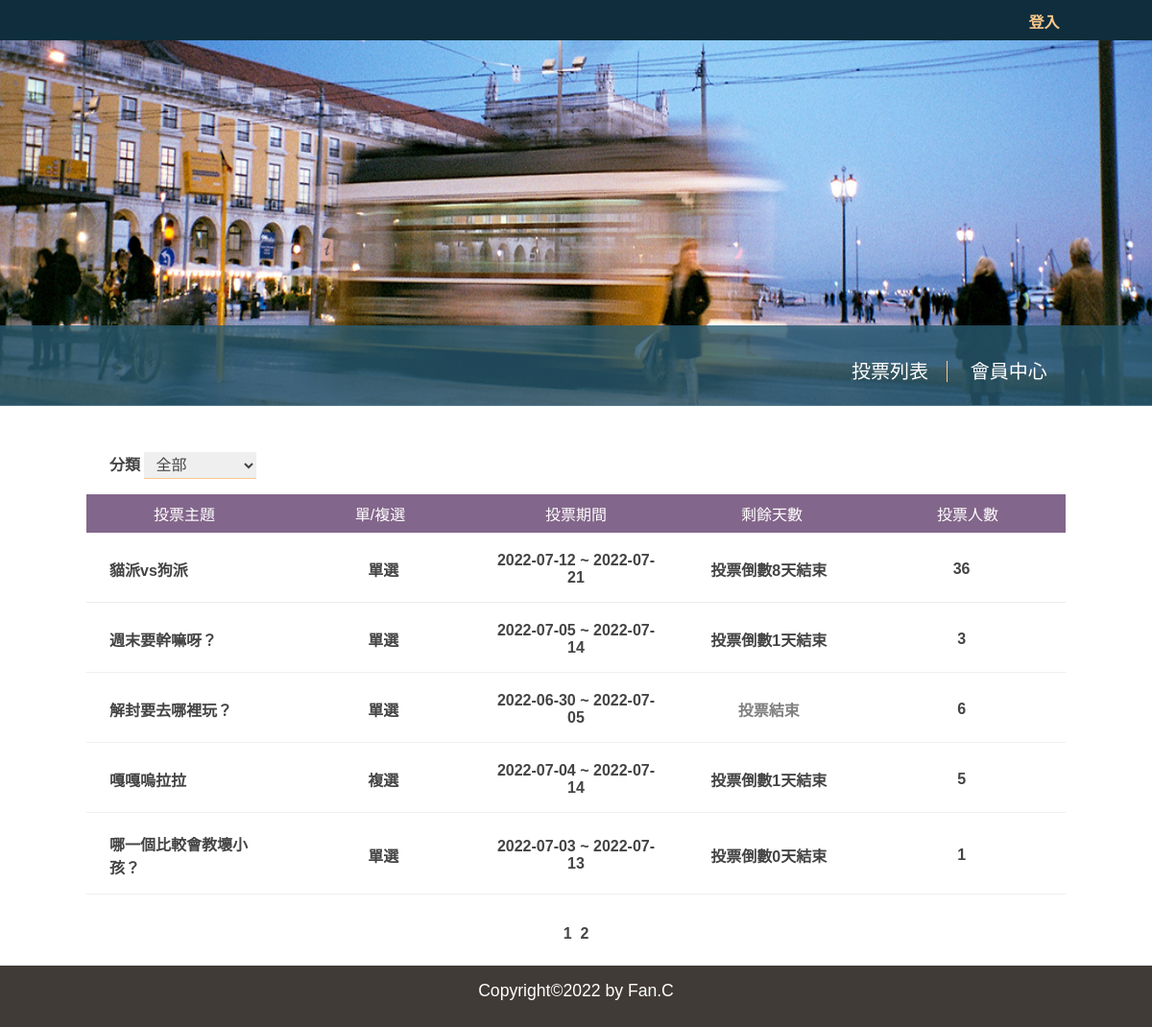
The page / on the database its author committed.
### tables this page shows
CREATE TABLE `subjects` (
  `id` int(11) UNSIGNED NOT NULL COMMENT '序號',
  `subject` varchar(128) NOT NULL COMMENT '主題描述',
  `type_id` int(11) UNSIGNED NOT NULL,
  `multiple` tinyint(1) NOT NULL DEFAULT 0 COMMENT '單/複選',
  `multi_limit` tinyint(2) NOT NULL DEFAULT 1 COMMENT '單/複選項目數',
  `start` date NOT NULL,
  `end` date NOT NULL,
  `total` int(11) UNSIGNED NOT NULL DEFAULT 0
);

### api/base.php (called while the page is built, shortened)
<?php
function pdo()
{
    $dsn = "mysql:host=localhost;charset=utf8;dbname=vote";
    return new PDO($dsn, 'root', '');
}
function all($table, ...$arg)
{
    $pdo = pdo();
    $sql = "SELECT * FROM $table ";
    switch (count($arg)) {
        case 2:
            if (!empty($arg[0])) {
                foreach ($arg[0] as $key => $value) {
                    $tmp[] = "`$key`='$value'";
                }
                $sql .= " WHERE " . implode(" AND ", $tmp) . $arg[1];
            } else {
                $sql .= $arg[1];
            }
            break;
    }
    return $pdo->query($sql)->fetchAll(PDO::FETCH_ASSOC);
}
function math($table, $math, $col, ...$arg)
{
    $pdo = pdo();
    $sql = "SELECT $math(`$col`) FROM $table ";
    return $pdo->query($sql)->fetchColumn();
}

### front/vote_list.php (the view, shortened to what this page needs)
<?php
$p = "";
$queryStr = "";
$queryFilter="";
?>
<div class="type-box">
    <label for="types">分類</label>
    <select name="types" id="types" onchange="location.href=`?filter=${this.value}<?=$queryStr;?>`">
        <option value="0">全部</option>
    </select>
</div>
<div>
    <ul class="list">
        <li class="list-header">
            <div>投票主題</div>
            <?php
            if (isset($_GET['type']) && $_GET['type'] == 'asc') {
            ?>
                <div><a href="?order=multiple&type=desc<?= $p; ?><?=$queryFilter;?>">單/複選</a></div>
            <?php
            } else {
            ?>
                <div><a href="?order=multiple&type=asc<?= $p;?><?=$queryFilter;?>">單/複選</a></div>
            <?php
            }
            ?>
            <?php
            if (isset($_GET['type']) && $_GET['type'] == 'asc') {
            ?>
                <div><a href="?order=end&type=desc<?= $p; ?><?=$queryFilter;?>">投票期間</a></div>
            <?php
            } else {
            ?>
                <div><a href="?order=end&type=asc<?= $p; ?><?=$queryFilter;?>">投票期間</a></div>
            <?php
            }
            ?>
            <?php
            if (isset($_GET['type']) && $_GET['type'] == 'asc') {
            ?>
                <div><a href="?order=remain&type=desc<?= $p;?><?=$queryFilter;?>">剩餘天數</a></div>
            <?php
            } else {
            ?>
                <div><a href="?order=remain&type=asc<?= $p;?><?=$queryFilter;?>">剩餘天數</a></div>
            <?php
            }
            ?>
            <?php
            if (isset($_GET['type']) && $_GET['type'] == 'asc') {
            ?>
                <div><a href="?order=total&type=desc<?= $p;?><?=$queryFilter;?>">投票人數</a></div>
            <?php
            } else {
            ?>
                <div><a href="?order=total&type=asc<?= $p; ?><?=$queryFilter;?>">投票人數</a></div>
            <?php
            }
            ?>
        </li>
        <?php
        $orderStr = '';
        $filter = [];
        $total = math('subjects', 'count', 'id', $filter);
        $div = 5;
        $pages = ceil($total / $div);
        $now = isset($_GET['p']) ? $_GET['p'] : 1;
        $start = ($now - 1) * $div;
        $page_rows = " limit $start,$div";
        $subjects = all('subjects', $filter, $orderStr . $page_rows);
        foreach ($subjects as $subject) {
            echo "<a href='?do=vote_result&id={$subject['id']}'>";
            echo "<li class='list-items'>";
            echo "<div>{$subject['subject']}</div>";
            if ($subject['multiple'] == 0) {
                echo "<div class='text-center'>單選</div>";
            } else {
                echo "<div class='text-center'>複選</div>";
            }
            echo "<div class='text-center'>";
            echo $subject['start'] . " ~ " . $subject['end'];
            echo "</div>";
            echo "<div class='text-center'>";
            $today = strtotime("now");
            $end = strtotime($subject['end']);
            if (($end - $today) > 0) {
                $remain = floor(($end - $today) / (60 * 60 * 24));
                echo "投票倒數" . $remain . "天結束";
            } else {
                echo "<span style='color:grey'>投票結束</span>";
            }
            echo "</div>";
            echo "<div class='text-center'>{$subject['total']}</div>";
            echo "</li>";
            echo "</a>";
        }
        ?>
    </ul>
    <div class="text-center page-div">
        <?php
        if ($pages > 1) {
            for ($i = 1; $i <= $pages; $i++) {
                echo "<a class='page' href='?p={$i}{$queryStr}{$queryFilter}'>&nbsp;";
                echo $i;
                echo "&nbsp;</a>";
            }
        }
        ?>
    </div>
</div>

### css/basic.css (style rules this page uses)
* { margin: 0; padding: 0; list-style-type: none; box-sizing: border-box; font-family: Arial, Helvetica, sans-serif; }
html, body { height: 100%; margin: 0; }
body { display: flex; flex-direction: column; }
.text-center { text-align: center; }

### css/index.css (style rules this page uses)
ul { margin: 1rem 0 1rem 0; }
.type-box { margin: 1.5rem 1rem 0 1.5rem; }
.type-box label { font-weight: bold; color: #444; }
.type-box option { color: #444; font-size: 18px; }
.list-header { display: flex; justify-content: space-evenly; text-align: center; }
.list-header div { width: calc(100% / 5); padding: 0.5rem 1rem; background: #83668b; color: #FFFFFF; }
.list-header div a { color: #FFFFFF; }
.list-items { display: flex; justify-content: space-evenly; align-items: center; padding: 0.5rem; margin: 0.25rem 0; border-bottom: 1px solid #eee; font-weight: bold; font-size: 1rem; }
.list a { text-decoration: none; }
.list-items div { width: calc(100% / 5); padding: 0.5rem 1rem; color: #444; }
#types { padding: 0.25rem 0.5rem; font-size: 1rem; border: 0; border-bottom: 1.3px solid #f9c78b; color: #444; font-weight: 400; }
.page-div { margin-top:2rem; }
.page { text-decoration: none; color: #444; font-weight: bold; }

### rows shown on the page
subjects: subject "貓派vs狗派", multiple "單選", start "2022-07-12", end "2022-07-21", total "36"
subjects: subject "週末要幹嘛呀？", multiple "單選", start "2022-07-05", end "2022-07-14", total "3"
subjects: subject "解封要去哪裡玩？", multiple "單選", start "2022-06-30", end "2022-07-05", shows "投票結束", total "6"
subjects: subject "嘎嘎嗚拉拉", multiple "複選", start "2022-07-04", end "2022-07-14", total "5"
subjects: subject "哪一個比較會教壞小孩？", multiple "單選", start "2022-07-03", end "2022-07-13", total "1"
